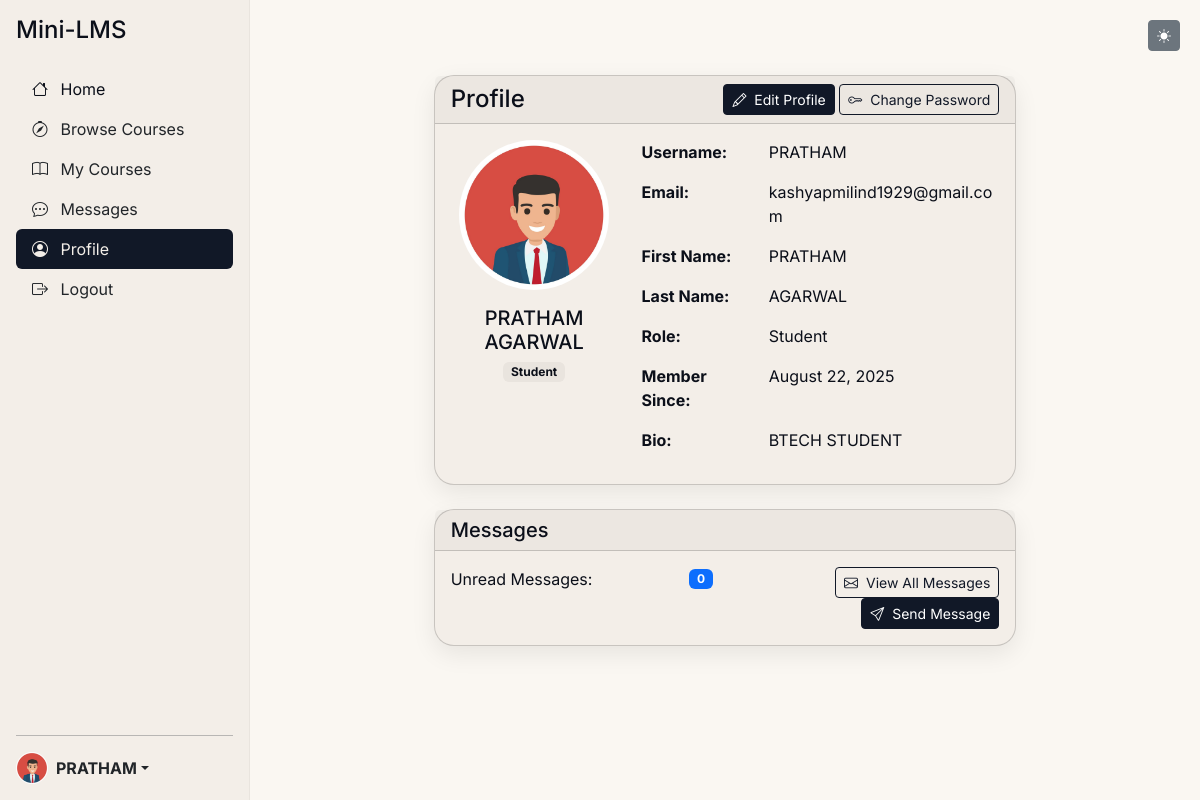
Screenshot of /api/auth/profile/ (signed in) with the database file from the repository.
### users/models.py (models this page shows, shortened)
class User(AbstractUser):
    ROLE_CHOICES = (
        ('INSTRUCTOR', 'Instructor'),
        ('STUDENT', 'Student'),
    )
    role = models.CharField(max_length=10, choices=ROLE_CHOICES, default='STUDENT')
    profile_photo = models.ImageField(upload_to='profile_photos/', null=True, blank=True)
    bio = models.TextField(max_length=500, blank=True)
    created_at = models.DateTimeField(auto_now_add=True)

### users/views.py (the view)
# urls.py: path('profile/', views.profile_view, name='profile_view'),
@login_required
def profile_view(request):
    user = request.user
    received_messages = Message.objects.filter(receiver=user, is_read=False).count()
    context = {
        'user': user,
        'unread_messages': received_messages,
    }
    return render(request, 'users/profile.html', context)

### templates/users/profile.html (shortened to what this page needs)
{% extends 'base.html' %}
{% load static %}
{% block content %}
<div class="container">
    <div class="row">
        <div class="col-md-8 mx-auto">
            <div class="card">
                <div class="card-header d-flex justify-content-between align-items-center">
                    <h4 class="mb-0">Profile</h4>
                    <div>
                        <a href="{% url 'profile_edit' %}" class="btn btn-primary btn-sm">
                            <i class="bi bi-pencil me-1"></i> Edit Profile
                        </a>
                        <a href="{% url 'change_password' %}" class="btn btn-outline-primary btn-sm">
                            <i class="bi bi-key me-1"></i> Change Password
                        </a>
                    </div>
                </div>
                <div class="card-body">
                    <div class="row">
                        <div class="col-md-4 text-center">
                            {% if user.profile_photo %}
                                <img src="{{ user.profile_photo.url }}" alt="Profile Photo"
                                     class="img-fluid rounded-circle mb-3" style="width: 150px; height: 150px; object-fit: cover;">
                            {% else %}
                                <img src="https://www.gravatar.com/avatar/?d=mp" alt="Default Profile"
                                     class="img-fluid rounded-circle mb-3" style="width: 150px; height: 150px;">
                            {% endif %}
                            <h5 class="mb-1">{{ user.get_full_name|default:user.username }}</h5>
                            <span class="badge bg-secondary">{{ user.get_role_display }}</span>
                        </div>
                        <div class="col-md-8">
                            <div class="row mb-3">
                                <div class="col-sm-4">
                                    <strong>Username:</strong>
                                </div>
                                <div class="col-sm-8">
                                    {{ user.username }}
                                </div>
                            </div>
                            <div class="row mb-3">
                                <div class="col-sm-4">
                                    <strong>Email:</strong>
                                </div>
                                <div class="col-sm-8">
                                    {{ user.email }}
                                </div>
                            </div>
                            <div class="row mb-3">
                                <div class="col-sm-4">
                                    <strong>First Name:</strong>
                                </div>
                                <div class="col-sm-8">
                                    {{ user.first_name|default:"Not provided" }}
                                </div>
                            </div>
                            <div class="row mb-3">
                                <div class="col-sm-4">
                                    <strong>Last Name:</strong>
                                </div>
                                <div class="col-sm-8">
                                    {{ user.last_name|default:"Not provided" }}
                                </div>
                            </div>
                            <div class="row mb-3">
                                <div class="col-sm-4">
                                    <strong>Role:</strong>
                                </div>
                                <div class="col-sm-8">
                                    {{ user.get_role_display }}
                                </div>
                            </div>
                            <div class="row mb-3">
                                <div class="col-sm-4">
                                    <strong>Member Since:</strong>
                                </div>
                                <div class="col-sm-8">
                                    {{ user.created_at|date:"F j, Y" }}
                                </div>
                            </div>
                            {% if user.bio %}
                            <div class="row mb-3">
                                <div class="col-sm-4">
                                    <strong>Bio:</strong>
                                </div>
                                <div class="col-sm-8">
                                    {{ user.bio }}
                                </div>
                            </div>
                            {% endif %}
                        </div>
                    </div>
                </div>
            </div>
            <div class="card mt-4">
                <div class="card-header">
                    <h5 class="mb-0">Messages</h5>
                </div>
                <div class="card-body">
                    <div class="row">
                        <div class="col-md-6">
                            <div class="d-flex justify-content-between align-items-center">
                                <span>Unread Messages:</span>
                                <span class="badge bg-primary">{{ unread_messages }}</span>
                            </div>
                        </div>
                        <div class="col-md-6 text-end">
                            <a href="{% url 'messages_list' %}" class="btn btn-outline-primary btn-sm">
                                <i class="bi bi-envelope me-1"></i> View All Messages
                            </a>
                            <a href="{% url 'send_message' %}" class="btn btn-primary btn-sm">
                                <i class="bi bi-send me-1"></i> Send Message
                            </a>
                        </div>
                    </div>
                </div>
            </div>
        </div>
    </div>
</div>
{% endblock %}

### templates/partials/sidebar.html (shortened to what this page needs)
<nav class="sidebar d-flex flex-column p-3 bg-light vh-100 position-fixed" style="width: 250px;">
    <h4 class="mb-4">Mini-LMS</h4>
    <ul class="nav nav-pills flex-column mb-auto">
        <li class="nav-item">
            {% if request.user.is_authenticated %}
                {% if request.user.role == 'STUDENT' %}
                    <a href="{% url 'student_dashboard' %}" class="nav-link {% if request.resolver_match.url_name == 'student_dashboard' %}active{% endif %}" aria-current="page">
                        <i class="bi bi-house me-2"></i> Home
                    </a>
                {% elif request.user.role == 'INSTRUCTOR' %}
                    <a href="{% url 'instructor_dashboard' %}" class="nav-link {% if request.resolver_match.url_name == 'instructor_dashboard' %}active{% endif %}" aria-current="page">
                        <i class="bi bi-house me-2"></i> Home
                    </a>
                {% else %}
                     <a href="{% url 'course-list-public' %}" class="nav-link {% if request.resolver_match.url_name == 'course-list-public' %}active{% endif %}" aria-current="page">
                        <i class="bi bi-house me-2"></i> Home
                    </a>
                {% endif %}
            {% else %}
                <a href="{% url 'course-list-public' %}" class="nav-link {% if request.resolver_match.url_name == 'course-list-public' %}active{% endif %}" aria-current="page">
                    <i class="bi bi-house me-2"></i> Home
                </a>
            {% endif %}
        </li>
        <li>
            <a href="{% url 'course-list-public' %}" class="nav-link link-dark {% if request.resolver_match.url_name == 'course-list-public' %}active{% endif %}">
                <i class="bi bi-compass me-2"></i> Browse Courses
            </a>
        </li>
        {% if request.user.is_authenticated %}
            {% if request.user.role == 'STUDENT' %}
                <li>
                    <a href="{% url 'student_dashboard' %}" class="nav-link link-dark {% if request.resolver_match.url_name == 'student_dashboard' %}active{% endif %}">
                        <i class="bi bi-book me-2"></i> My Courses
                    </a>
                </li>
            {% elif request.user.role == 'INSTRUCTOR' %}
                <li>
                    <a href="{% url 'instructor_dashboard' %}" class="nav-link link-dark {% if request.resolver_match.url_name == 'instructor_dashboard' %}active{% endif %}">
                        <i class="bi bi-easel2 me-2"></i> Manage Courses
                    </a>
                </li>
            {% endif %}
            <li>
                <a href="{% url 'messages_list' %}" class="nav-link link-dark {% if 'messages' in request.resolver_match.url_name %}active{% endif %}">
                    <i class="bi bi-chat-dots me-2"></i> Messages
                </a>
            </li>
            <li>
                <a href="{% url 'profile_view' %}" class="nav-link link-dark {% if 'profile' in request.resolver_match.url_name %}active{% endif %}">
                    <i class="bi bi-person-circle me-2"></i> Profile
                </a>
            </li>
            <li>
                <a href="{% url 'logout' %}" class="nav-link link-dark">
                    <i class="bi bi-box-arrow-right me-2"></i> Logout
                </a>
            </li>
        {% endif %}
    </ul>
    <hr>
    <div class="dropdown">
        <a href="#" class="d-flex align-items-center link-dark text-decoration-none dropdown-toggle" id="dropdownUser2" data-bs-toggle="dropdown" aria-expanded="false">
            {% if request.user.is_authenticated %}
                {% if request.user.profile_photo %}
                    <img src="{{ request.user.profile_photo.url }}" alt="{{ request.user.username }}" width="32" height="32" class="rounded-circle me-2" style="object-fit: cover;">
                {% else %}
                    <img src="https://www.gravatar.com/avatar/?d=mp" alt="{{ request.user.username }}" width="32" height="32" class="rounded-circle me-2">
                {% endif %}
                <strong>{{ request.user.username }}</strong>
            {% else %}
                <img src="https://www.gravatar.com/avatar/?d=mp" alt="Guest" width="32" height="32" class="rounded-circle me-2">
                <strong>Guest</strong>
            {% endif %}
        </a>
    </div>
</nav>

### static/css/style.css (style rules this page uses)
body { background-color: var(--bg); color: var(--text); font-family: var(--font-sans); }
.sidebar { width: 250px; flex-shrink: 0; background-color: var(--surface) !important; border-right: 1px solid var(--chip); color: var(--text); transition: transform 0.3s ease; }
.sidebar .nav-link { color: var(--text); }
.sidebar .nav-link.active { background-color: var(--primary); color: var(--surface) !important; }
.card { border-radius: var(--radius-lg); box-shadow: var(--shadow-soft); background-color: var(--surface); color: var(--text); }
.btn-primary { background-color: var(--primary); border-color: var(--primary); }
.btn-outline-primary { border-color: var(--primary); color: var(--primary); }
.badge.bg-secondary { background-color: var(--chip) !important; color: var(--text) !important; }

### templates/base.html (style rules this page uses)
:root { --font-sans: "Inter", ui-sans-serif, system-ui, -apple-system, "Segoe UI", Roboto, Arial, "Noto Sans", "Apple Color Emoji", "Segoe UI Emoji"; --radius-lg: 20px; --shadow-soft: 0 8px 24px rgba(0,0,0,.08); --bg: #FAF7F2; --surface: #F3EEE8; --text: #0B0F19; --muted: #6B7280; --primary: #111827; --chip: #E9E4DE; --card-pink: #F6D5D8; --card-yellow: #FBE5B2; --card-mint: #D5F2E6; --card-lilac: #E4E2FF; }

### rows the page displays
User: user.profile_photo (picture), user.username "PRATHAM", profile_photo (picture), get_full_name "PRATHAM AGARWAL", role "Student", username "PRATHAM", email "kashyapmilind1929@gmail.com", first_name "PRATHAM", last_name "AGARWAL", created_at "August 22, 2025", bio "BTECH STUDENT"

### other values shown
{{ unread_messages }} "0"
